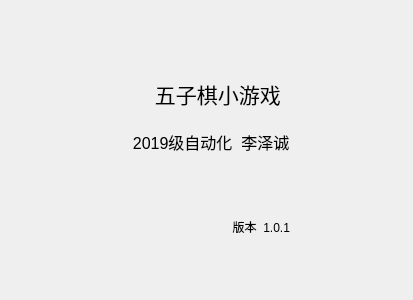
<?xml version="1.0" encoding="UTF-8"?>
<ui version="4.0">
 <class>Autho</class>
 <widget class="QWidget" name="Autho">
  <property name="geometry">
   <rect>
    <x>0</x>
    <y>0</y>
    <width>413</width>
    <height>300</height>
   </rect>
  </property>
  <property name="sizePolicy">
   <sizepolicy hsizetype="Fixed" vsizetype="Fixed">
    <horstretch>0</horstretch>
    <verstretch>0</verstretch>
   </sizepolicy>
  </property>
  <property name="windowTitle">
   <string>游戏版本</string>
  </property>
  <property name="windowIcon">
   <iconset resource="res.qrc">
    <normaloff>:/magic/favicon.ico</normaloff>:/magic/favicon.ico</iconset>
  </property>
  <layout class="QGridLayout" name="gridLayout_2">
   <item row="0" column="0">
    <widget class="QWidget" name="widget_4" native="true">
     <layout class="QGridLayout" name="gridLayout">
      <item row="0" column="1">
       <spacer name="verticalSpacer">
        <property name="orientation">
         <enum>Qt::Vertical</enum>
        </property>
        <property name="sizeType">
         <enum>QSizePolicy::Fixed</enum>
        </property>
        <property name="sizeHint" stdset="0">
         <size>
          <width>20</width>
          <height>40</height>
         </size>
        </property>
       </spacer>
      </item>
      <item row="2" column="1">
       <widget class="QWidget" name="widget_3" native="true">
        <layout class="QHBoxLayout" name="horizontalLayout_2">
         <item>
          <spacer name="horizontalSpacer">
           <property name="orientation">
            <enum>Qt::Horizontal</enum>
           </property>
           <property name="sizeHint" stdset="0">
            <size>
             <width>40</width>
             <height>20</height>
            </size>
           </property>
          </spacer>
         </item>
         <item>
          <widget class="QLabel" name="label_4">
           <property name="text">
            <string>  版本  1.0.1</string>
           </property>
          </widget>
         </item>
        </layout>
       </widget>
      </item>
      <item row="1" column="0">
       <spacer name="horizontalSpacer_2">
        <property name="orientation">
         <enum>Qt::Horizontal</enum>
        </property>
        <property name="sizeHint" stdset="0">
         <size>
          <width>40</width>
          <height>20</height>
         </size>
        </property>
       </spacer>
      </item>
      <item row="1" column="1">
       <widget class="QWidget" name="widget_2" native="true">
        <layout class="QVBoxLayout" name="verticalLayout">
         <item>
          <widget class="QWidget" name="widget" native="true">
           <layout class="QHBoxLayout" name="horizontalLayout">
            <item>
             <widget class="QLabel" name="label_3">
              <property name="text">
               <string/>
              </property>
              <property name="pixmap">
               <pixmap resource="res.qrc">:/magic/favicon.ico</pixmap>
              </property>
             </widget>
            </item>
            <item>
             <widget class="QLabel" name="label_2">
              <property name="font">
               <font>
                <pointsize>16</pointsize>
               </font>
              </property>
              <property name="text">
               <string> 五子棋小游戏</string>
              </property>
             </widget>
            </item>
           </layout>
          </widget>
         </item>
         <item>
          <widget class="QLabel" name="label">
           <property name="font">
            <font>
             <pointsize>12</pointsize>
            </font>
           </property>
           <property name="text">
            <string>  2019级自动化  李泽诚</string>
           </property>
          </widget>
         </item>
        </layout>
       </widget>
      </item>
      <item row="1" column="2">
       <spacer name="horizontalSpacer_3">
        <property name="orientation">
         <enum>Qt::Horizontal</enum>
        </property>
        <property name="sizeHint" stdset="0">
         <size>
          <width>40</width>
          <height>20</height>
         </size>
        </property>
       </spacer>
      </item>
     </layout>
    </widget>
   </item>
  </layout>
 </widget>
 <resources>
  <include location="res.qrc"/>
 </resources>
 <connections/>
</ui>
